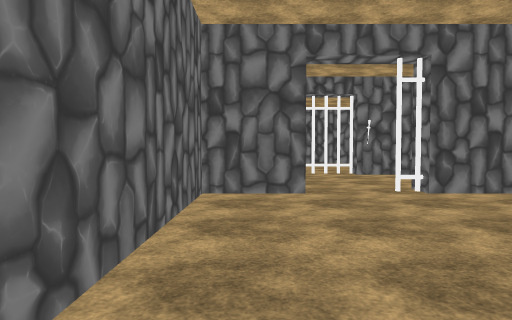
view 1 (above)

18 first-person views from a walk through a 3-D level made in the Unity game engine. The camera is 1.4 m above the floor, tilts 2° down and sees 75° across. The floor is counted in squares, 2 m on a side. Each view is taken from the middle of a square. On the plan, view 1 faces up. The plan holds only what a view shows up to about 10 squares ahead; the rest is blank. The place goes on beyond the plan. The player is left out. Some animated figures are left out. Some surface patterns are stand-ins.

view 2
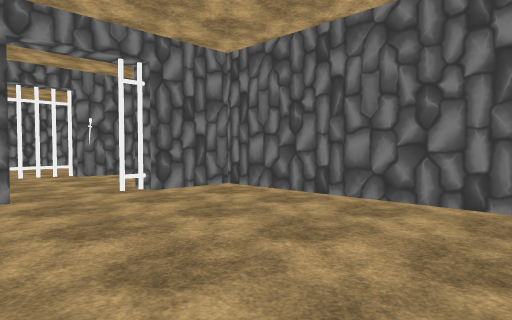

view 3
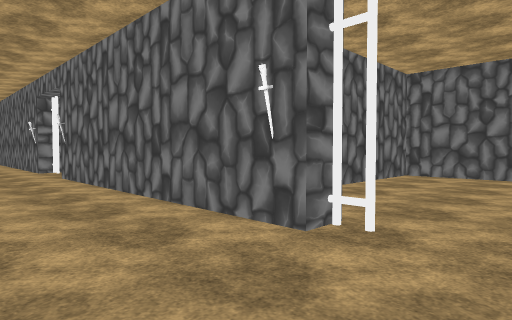

view 4
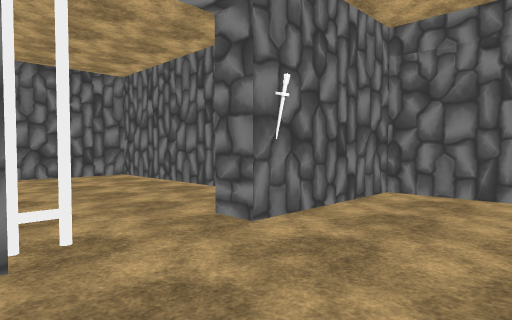

view 5
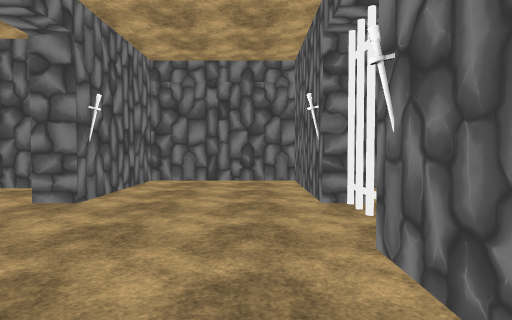

view 6
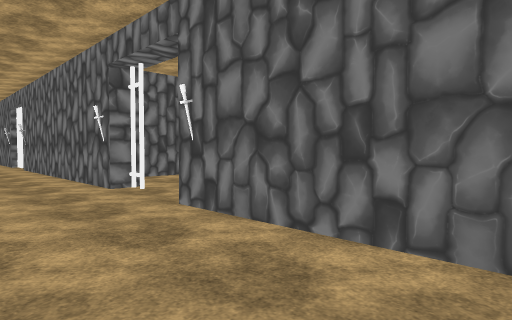

view 7
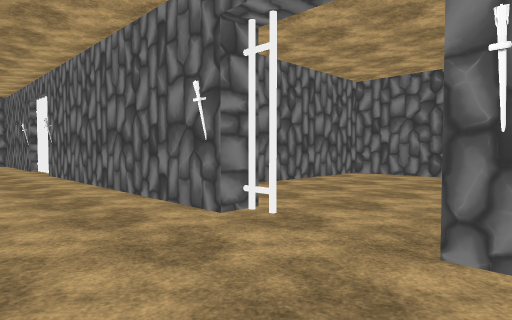

view 8
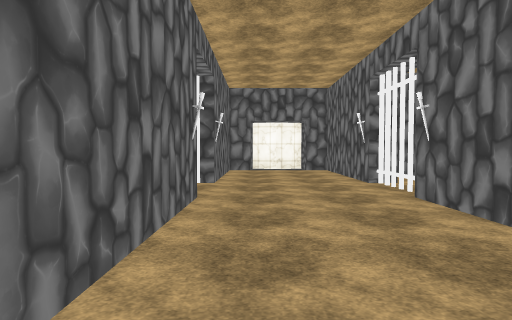

view 9
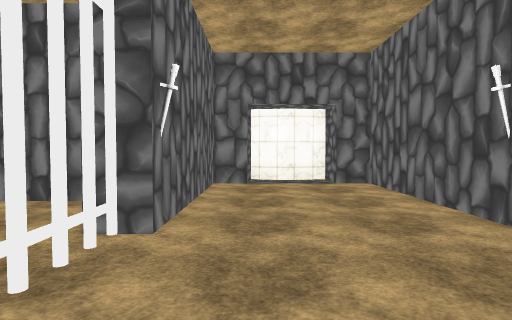

view 10
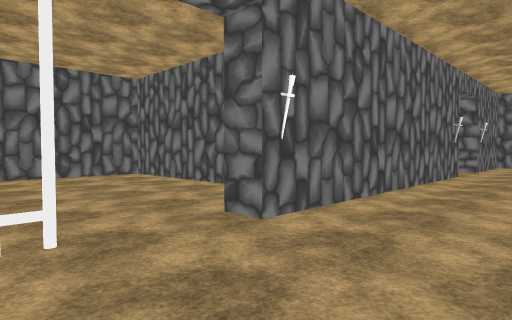

view 11
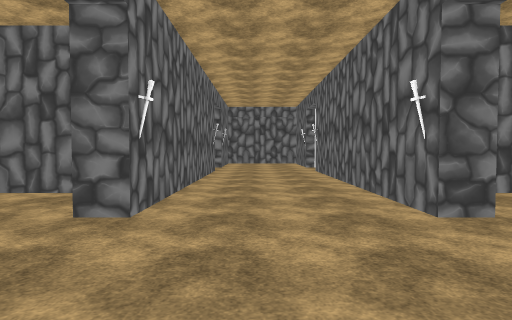

view 12
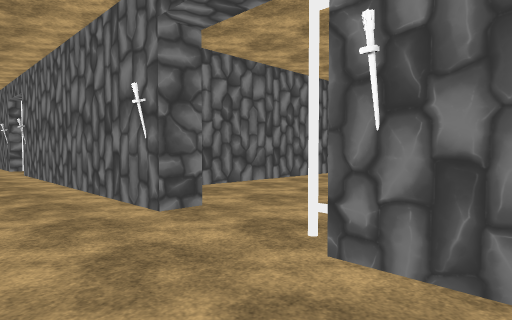

view 13
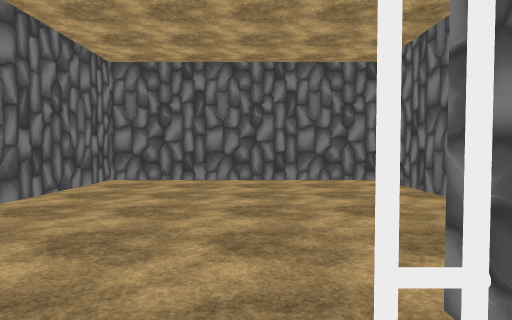

view 14
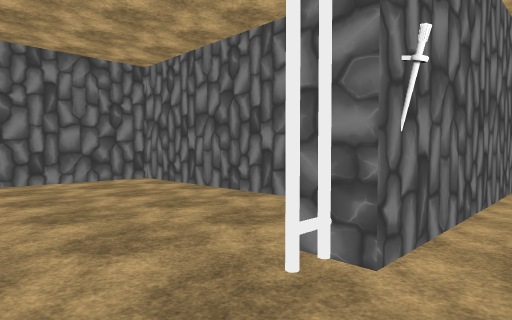

view 15
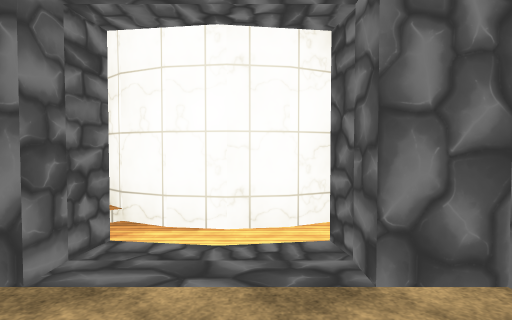

view 16
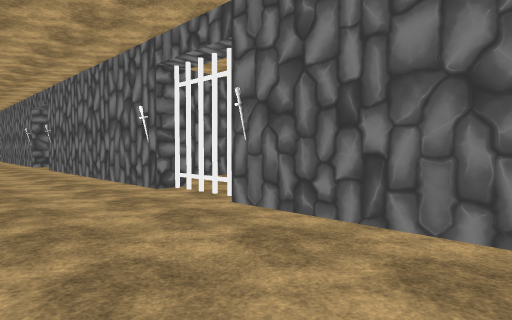

view 17
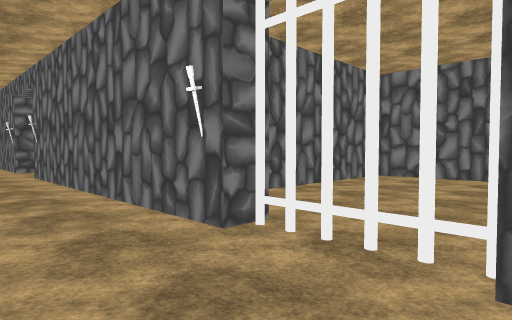

view 18
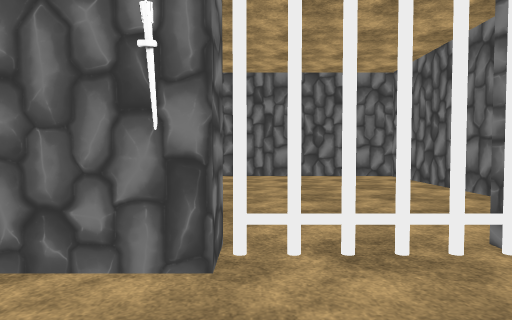

### Floor plan
Points are (right, up) in squares from view 1. A wall is a line through its corners. A room is listed if a view was taken in it or the views show most of it. See-through windows are left out.
Room 1 (views 1, 2)
walls: (0.8, 5.1) (-0.8, 5.1) (-0.8, -0.8) (4.3, -0.8) (4.3, 5.1) (2.7, 5.1)
ways out: opening at (1, 5.5) to room 2
Room 2 (views 3, 4, 5, 6, 7, 8, 9, 10, 11, 12, 13, 14, 15, 16, 17, 18)
walls: (11.8, 5.7) (18.9, 5.7); (11.3, 5.4) (11.8, 5.5); (9.6, 8.8) (2.7, 8.8); (18.8, 8.8) (11.8, 8.8); (20.7, 5.7) (24.7, 5.7) (24.7, 6.4) (25.1, 6.4) (25.6, 6.4); (2.2, 5.4) (2.6, 5.6); (2.2, 5.4) (2.7, 5.2) (2.7, 5.7) (9.6, 5.7); (0.8, 8.8) (-2.3, 8.8) (-2.3, 5.7) (0.8, 5.7) (0.8, 5.1); (25.1, 8.2) (24.7, 8.2) (24.7, 8.8) (20.7, 8.8); (25.6, 8.1) (25, 8.2); (26.5, 6.1) (26.3, 6.7) (26.2, 7.3) (26.3, 7.9) (26.6, 8.5)
low walls: (19.5, 5.7) (20.5, 5.7); (19.5, 9.1) (18.9, 9.1); (1.6, 9.1) (1.1, 9.1)
ways out: opening at (1, 5.5) to room 1; opening at (10.5, 9) to room 3; opening at (10.5, 6) to room 4; opening at (20, 9) to room 5
Room 3 (no view inside)
walls: (9.6, 9.5) (9.6, 8.8); (11.8, 8.8) (11.8, 9.5); (13.7, 11.1) (13.7, 15.4) (7.8, 15.4) (7.8, 10.8)
ways out: opening at (10.5, 9) to room 2
Room 4 (no view inside)
walls: (7.8, 4.1) (7.8, -0.8) (13.7, -0.8) (13.7, 4.1); (11.8, 5.1) (11.8, 5.7); (9.6, 5.7) (9.6, 5.1)
ways out: opening at (10.5, 6) to room 2
Room 5 (no view inside)
walls: (18.8, 9.5) (18.8, 8.8); (22.4, 10.2) (22.4, 15.4) (17.1, 15.4); (20.7, 8.8) (20.7, 9.5); (17.1, 14.8) (17.1, 10.5)
ways out: opening at (20, 9) to room 2

Where each view was taken, in squares from view 1:
view 1: 0 up, 0 right, facing up
view 2: 0 up, 0 right, facing up-right
view 3: 8 up, 1 right, facing down-right
view 4: 8 up, 3 right, facing down-left
view 5: 8 up, 5 right, facing left
view 6: 8 up, 6 right, facing down-right
view 7: 8 up, 9 right, facing down-right
view 8: 8 up, 14 right, facing right
view 9: 8 up, 18 right, facing right
view 10: 8 up, 12 right, facing down-left
view 11: 7 up, 13 right, facing left
view 12: 7 up, 13 right, facing up-left
view 13: 8 up, 11 right, facing up
view 14: 8 up, 10 right, facing up-right
view 15: 7 up, 23 right, facing right
view 16: 6 up, 24 right, facing up-left
view 17: 7 up, 21 right, facing up-left
view 18: 7 up, 19 right, facing up
